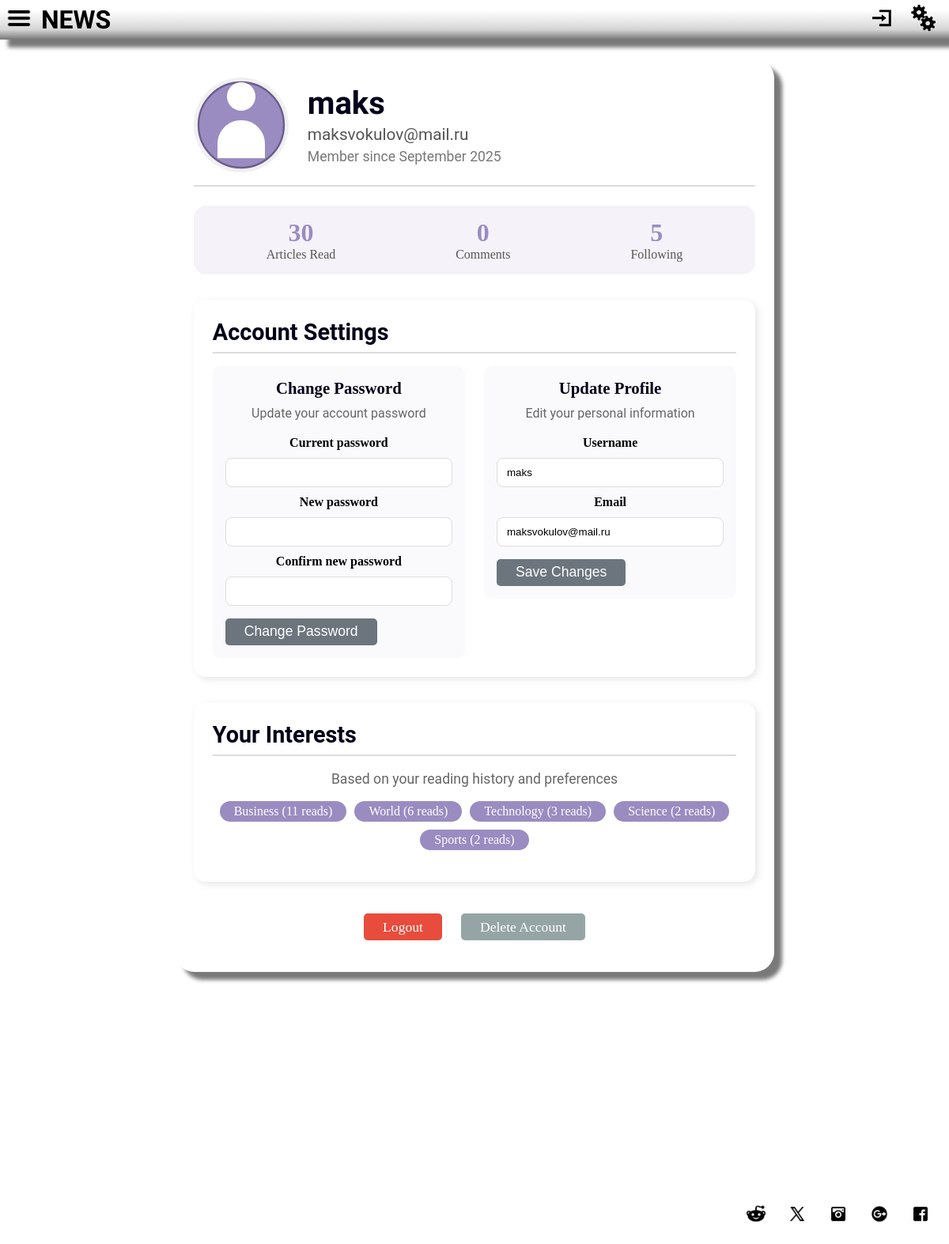
The app's page /profile.php (signed in) with its own data.
### tables this page shows
CREATE TABLE `users` (
  `id` int NOT NULL AUTO_INCREMENT,
  `username` varchar(50) NOT NULL,
  `email` varchar(255) NOT NULL,
  `password_hash` varchar(255) NOT NULL,
  `phone` varchar(20) DEFAULT NULL,
  `preferences` text,
  `is_admin` tinyint(1) DEFAULT '0',
  `created_at` datetime NOT NULL,
  `last_login` datetime NOT NULL,
  `updated_at` datetime DEFAULT CURRENT_TIMESTAMP ON UPDATE CURRENT_TIMESTAMP,
  PRIMARY KEY (`id`),
  UNIQUE KEY `username` (`username`),
  UNIQUE KEY `email` (`email`)
);

CREATE TABLE `user_interests` (
  `id` int NOT NULL AUTO_INCREMENT,
  `user_id` int NOT NULL,
  `category_id` int NOT NULL,
  `weight` int DEFAULT '1',
  `created_at` datetime DEFAULT CURRENT_TIMESTAMP,
  `updated_at` datetime DEFAULT CURRENT_TIMESTAMP ON UPDATE CURRENT_TIMESTAMP,
  PRIMARY KEY (`id`),
  UNIQUE KEY `unique_user_category` (`user_id`,`category_id`),
  KEY `category_id` (`category_id`),
  CONSTRAINT `user_interests_ibfk_1` FOREIGN KEY (`user_id`) REFERENCES `users` (`id`) ON DELETE CASCADE,
  CONSTRAINT `user_interests_ibfk_2` FOREIGN KEY (`category_id`) REFERENCES `categories` (`id`) ON DELETE CASCADE
);

CREATE TABLE `categories` (
  `id` int NOT NULL AUTO_INCREMENT,
  `name` varchar(100) NOT NULL,
  `slug` varchar(100) NOT NULL,
  `description` text,
  `created_at` datetime DEFAULT CURRENT_TIMESTAMP,
  `updated_at` datetime DEFAULT CURRENT_TIMESTAMP ON UPDATE CURRENT_TIMESTAMP,
  PRIMARY KEY (`id`),
  UNIQUE KEY `name` (`name`),
  UNIQUE KEY `slug` (`slug`)
);

### app/core/Database.php (called while the page is built, shortened)
<?php
class Database {
    private static $instance = null;
    private $pdo;
    private function __construct() {
        try {
            $this->pdo = new PDO(
                "mysql:host=" . DB_HOST . ";dbname=" . DB_NAME . ";charset=utf8",
                DB_USER,
                DB_PASS,
                [
                    PDO::ATTR_ERRMODE => PDO::ERRMODE_EXCEPTION,
                    PDO::ATTR_DEFAULT_FETCH_MODE => PDO::FETCH_ASSOC,
                    PDO::ATTR_EMULATE_PREPARES => false,
                ]
            );
        } catch (PDOException $e) {
            throw new Exception("Connection failed: " . $e->getMessage());
        }
    }
    public static function getInstance() {
        if (self::$instance === null) {
            self::$instance = new self();
        }
        return self::$instance;
    }
    public function query($sql, $params = []) {
        $stmt = $this->pdo->prepare($sql);
        $stmt->execute($params);
        return $stmt->fetchAll();
    }
}

### app/models/UserModel.php (called while the page is built, shortened)
<?php
require_once __DIR__ . '/../../config/database.php';
require_once __DIR__ . '/../../app/core/Database.php';
class UserModel {
    protected $db;
    public function __construct() {
        $this->db = Database::getInstance();
    }
    public function findById($id) {
        $sql = "SELECT * FROM users WHERE id = :id";
        $result = $this->db->query($sql, ['id' => $id]);
        return !empty($result) ? $result[0] : null;
    }
    public function getPreferences($userId) {
        $user = $this->findById($userId);
        if ($user && !empty($user['preferences'])) {
            return json_decode($user['preferences'], true);
        }
        return ['categories' => []];
    }
    public function isAdmin($userId) {
        $sql = "SELECT `is_admin` FROM `users` WHERE `id` = :id LIMIT 1";
        $result = $this->db->query($sql, ['id' => $userId]);
        return !empty($result) && (bool)$result[0]['is_admin'];
    }
    public function getReadStats($userId) {
        $sql = "SELECT
                    COUNT(DISTINCT uar.article_id) as articles_read,
                    COUNT(DISTINCT uar.category_id) as categories_read,
                    (SELECT COUNT(*) FROM user_interests WHERE user_id = :user_id2) as following
                FROM user_article_reads uar
                WHERE uar.user_id = :user_id";
        $result = $this->db->query($sql, ['user_id' => $userId, 'user_id2' => $userId]);
        return !empty($result) ? $result[0] : ['articles_read' => 0, 'categories_read' => 0, 'following' => 0];
    }
    public function getUserInterests($userId) {
        $sql = "SELECT ui.category_id, c.name, c.slug, ui.weight
                FROM user_interests ui
                JOIN categories c ON ui.category_id = c.id
                WHERE ui.user_id = :user_id
                ORDER BY ui.weight DESC";
        return $this->db->query($sql, ['user_id' => $userId]);
    }
}

### profile.php (the view, shortened to what this page needs)
<?php
require_once 'app/core/Database.php';
require_once 'app/models/UserModel.php';
$userModel = new UserModel();
$userData = $userModel->findById($_SESSION['user_id']);
$preferences = $userModel->getPreferences($_SESSION['user_id']);
$userInterests = $userModel->getUserInterests($_SESSION['user_id']);
$stats = $userModel->getReadStats($_SESSION['user_id']);
$stats['comments_posted'] = 0;
require_once 'header.php';
?>
    <div class="profile-container">
        <div class="profile-header">
            <div class="profile-avatar-container">
                <div class="profile-avatar">
                </div>
            </div>
            <div class="profile-info">
                <h1 class="profile-username"><?php echo htmlspecialchars($userData['username']); ?></h1>
                <p class="profile-email"><?php echo htmlspecialchars($userData['email']); ?></p>
                <p class="profile-joined">Member since <?php echo date('F Y', strtotime($userData['created_at'])); ?></p>
            </div>
        </div>
        <div class="profile-stats">
            <div class="stat-item">
                <div class="stat-number"><?php echo $stats['articles_read']; ?></div>
                <div class="stat-label">Articles Read</div>
            </div>
            <div class="stat-item">
                <div class="stat-number"><?php echo $stats['comments_posted']; ?></div>
                <div class="stat-label">Comments</div>
            </div>
            <div class="stat-item">
                <div class="stat-number"><?php echo $stats['following']; ?></div>
                <div class="stat-label">Following</div>
            </div>
        </div>
        <div class="profile-section">
            <h2 class="section-title">Account Settings</h2>
            <div class="settings-grid">
                <div class="setting-item">
                    <h3>Change Password</h3>
                    <p>Update your account password</p>
                    <form action="/app/controller/change-password.php" method="POST" class="form form-vertical">
                        <label for="current_password">Current password</label>
                        <input type="password" id="current_password" name="current_password" required>
                        <label for="new_password">New password</label>
                        <input type="password" id="new_password" name="new_password" minlength="6" required>
                        <label for="confirm_password">Confirm new password</label>
                        <input type="password" id="confirm_password" name="confirm_password" minlength="6" required>
                        <button type="submit" class="btn btn-secondary">Change Password</button>
                    </form>
                </div>
                <div class="setting-item">
                    <h3>Update Profile</h3>
                    <p>Edit your personal information</p>
                    <form action="/app/controller/update-profile.php" method="POST" class="form form-vertical">
                        <label for="upd_username">Username</label>
                        <input type="text" id="upd_username" name="username" value="<?php echo htmlspecialchars($userData['username']); ?>" required>
                        <label for="upd_email">Email</label>
                        <input type="email" id="upd_email" name="email" value="<?php echo htmlspecialchars($userData['email']); ?>" required>
                        <button type="submit" class="btn btn-secondary">Save Changes</button>
                    </form>
                </div>
            </div>
        </div>
        <div class="profile-section">
            <h2 class="section-title">Your Interests</h2>
            <div class="interests-container">
                <p class="interests-description">Based on your reading history and preferences</p>
                <div class="interests-list">
                    <?php if (!empty($userInterests)): ?>
                        <?php foreach($userInterests as $interest): ?>
                            <div class="interest-tag">
                                <?php echo htmlspecialchars($interest['name']); ?>
                                <span class="interest-weight">(<?php echo $interest['weight']; ?> reads)</span>
                            </div>
                        <?php endforeach; ?>
                    <?php else: ?>
                        <p>No reading history yet. Start reading articles to build your interests!</p>
                    <?php endif; ?>
                </div>
            </div>
        </div>
        <div class="profile-actions">
            <a href="/app/controller/logout.php" class="btn btn-logout">Logout</a>
            <a href="#" class="btn btn-delete" onclick="alert('Delete account feature will be implemented soon!')">Delete Account</a>
        </div>
    </div>
<?php require_once 'footer.php'; ?>

### header.php (shortened to what this page needs)
<?php
require_once __DIR__ . '/app/core/Database.php';
?>
<!DOCTYPE html>
<html lang="ru">
<head>
    <link rel="stylesheet" href="/assets/css/main.css">
</head>
<body>
<header class="header">
    <div class="logoholder">
        <a href="#">
            <img class="hamburger" src="/resources/Hamburger_icon1.png" alt="Menu">
        </a>
        <a href="/index.php">
            <div class="mains">NEWS</div>
        </a>
    </div>
    <div class="rightpanel">
        <?php if (isset($_SESSION['user_id'])): ?>
            <?php
            require_once 'app/models/UserModel.php';
            $userModelHeaderCheck = new UserModel();
            $isAdmin = $userModelHeaderCheck->isAdmin($_SESSION['user_id']);
            ?>
            <a href="/profile.php" class="btn--show-modal-window profile-link" title="Профиль">
                <svg class="rpl" width="52" height="46" viewBox="0 0 52 46" fill="none"
                     xmlns="http://www.w3.org/2000/svg">
                    <path d="M19.307 0V6.43568H45.0497V38.6141H19.307V45.0497H51.4854V0H19.307ZM25.7427 12.8714V19.307H0V25.7427H25.7427V32.1784L38.6141 22.5249L25.7427 12.8714Z"
                          fill="black"/>
                </svg>
            </a>
            <?php if ($isAdmin): ?>
                <a href="/admin/" class="admin-link" title="Админ-панель">
                </a>
            <?php endif; ?>
        <?php endif; ?>
    </div>
</header>
<main>

### footer.php (shortened to what this page needs)
</main>
<footer>
    <div class="contacts">
    </div>
</footer>
</body>
</html>

### records on screen
users: username "maks", email "maksvokulov@mail.ru", created_at "September 2025"
user_interests: category.name "Business", weight "11"
user_interests: category.name "World", weight "6"
user_interests: category.name "Technology", weight "3"
user_interests: category.name "Science", weight "2"
user_interests: category.name "Sports", weight "2"

### other values on screen
$stats['articles_read'] "30"
$stats['comments_posted'] "0"
$stats['following'] "5"
